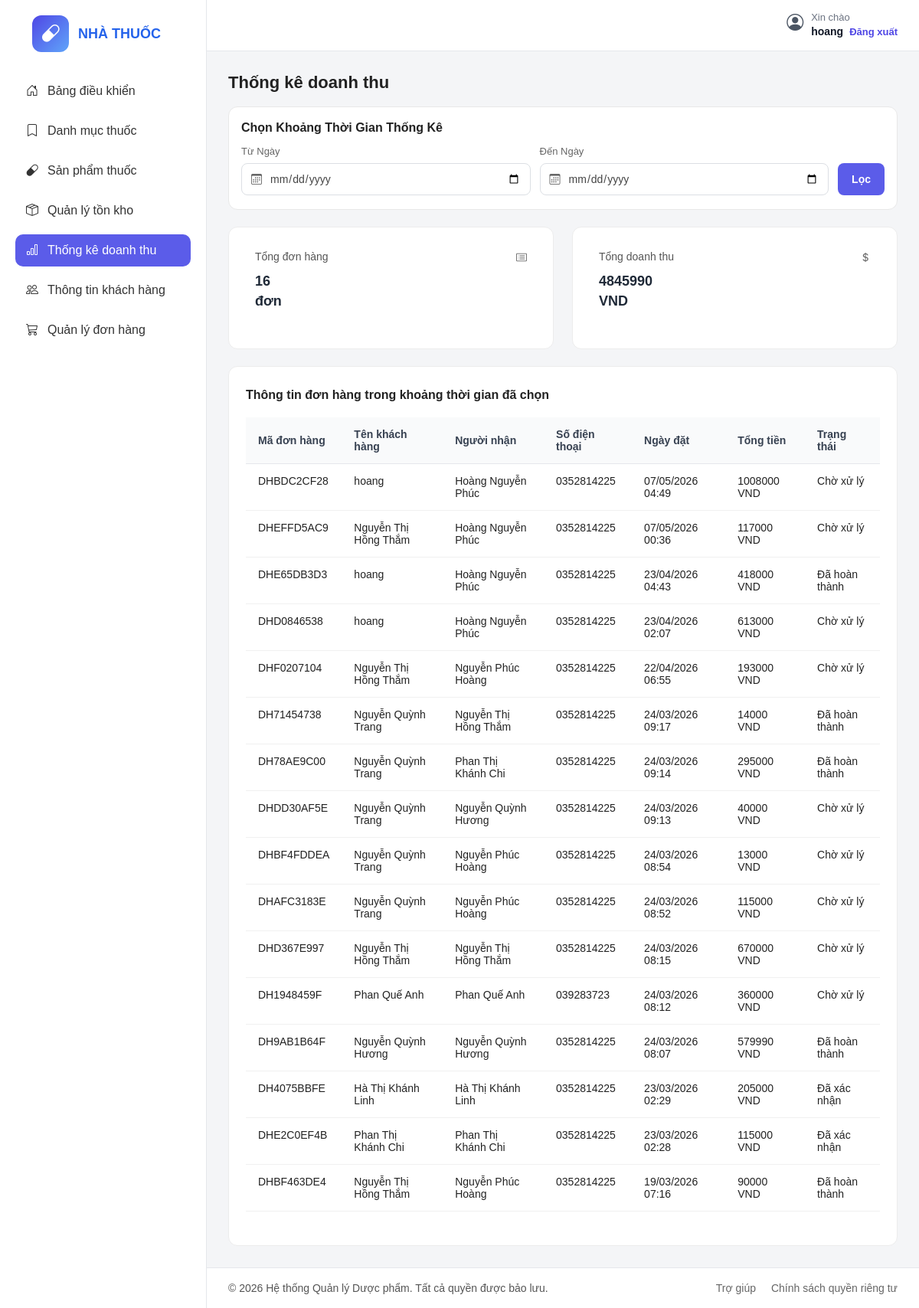
/dashboard/thong-ke/ (signed in), run on the app's committed database.
### core/models.py (models this page shows, shortened)
class Order(models.Model):
    STATUS_CHOICES = [
        ('pending', 'Chờ xử lý'),
        ('confirmed', 'Đã xác nhận'),
        ('completed', 'Đã hoàn thành'),
        ('cancelled', 'Đã hủy'),
    ]
    PAYMENT_CHOICES = [
        ('cash', 'Thanh toán tiền mặt'),
        ('bank', 'Thanh toán chuyển khoản'),
    ]
    customer = models.ForeignKey(Customer, on_delete=models.CASCADE)
    code = models.CharField(max_length=20, unique=True)
    status = models.CharField(max_length=20, choices=STATUS_CHOICES, default='pending')
    receiver_name = models.CharField(max_length=100)
    receiver_phone = models.CharField(max_length=20)
    delivery_address = models.CharField(max_length=255)
    subtotal = models.DecimalField(max_digits=12, decimal_places=2, default=0)
    note = models.TextField(blank=True)
    payment_method = models.CharField(max_length=20, choices=PAYMENT_CHOICES, default='cash')
    created_at = models.DateTimeField(auto_now_add=True)

class Customer(models.Model):
    user = models.OneToOneField(User, on_delete=models.CASCADE)
    full_name = models.CharField(max_length=100)
    address = models.CharField(max_length=255, blank=True)
    phone = models.CharField(max_length=20)
    avatar = models.ImageField(upload_to='avatars/', blank=True, null=True)

### core/views.py (the view)
# urls.py: path('dashboard/thong-ke/', views.admin_statistics, name='admin_statistics'),
@login_required
@user_passes_test(is_admin)
def admin_statistics(request):
    orders = Order.objects.select_related('customer').all().order_by('-created_at')
    start_date = request.GET.get('start_date')
    end_date = request.GET.get('end_date')
    if start_date:
        orders = orders.filter(created_at__date__gte=start_date)
    if end_date:
        orders = orders.filter(created_at__date__lte=end_date)
    total_orders = orders.count()
    total_revenue = orders.aggregate(total=Sum('subtotal'))['total'] or 0
    return render(request, 'admin_panel/thongke.html', {
        'orders': orders,
        'total_orders': total_orders,
        'total_revenue': total_revenue,
        'start_date': start_date,
        'end_date': end_date,
    })

### core/views.py (called while the page is built)
def is_admin(user):
    return user.is_staff

### templates/admin_panel/thongke.html (shortened to what this page needs)
{% load static %}
<!DOCTYPE html>
<html lang="vi">
<head>
  <link rel="stylesheet" href="{% static 'css/thongke.css' %}" />
  <link rel="stylesheet" href="https://cdn.jsdelivr.net/npm/bootstrap-icons@1.11.3/font/bootstrap-icons.min.css" />
</head>
<body>
  <div class="container">
    <aside class="sidebar">
      <div class="logo">
        <div class="logo-icon">
          <i class="bi bi-capsule"></i>
        </div>
        <div>
          <h2>NHÀ THUỐC</h2>
        </div>
      </div>
      <ul class="menu">
        <li><a href="{% url 'dashboard' %}"><i class="bi bi-house-door"></i> Bảng điều khiển</a></li>
        <li><a href="{% url 'admin_categories' %}"><i class="bi bi-bookmark"></i> Danh mục thuốc</a></li>
        <li><a href="{% url 'admin_products' %}"><i class="bi bi-capsule"></i> Sản phẩm thuốc</a></li>
        <li><a href="{% url 'admin_inventory' %}"><i class="bi bi-box-seam"></i> Quản lý tồn kho</a></li>
        <li class="active"><a href="{% url 'admin_statistics' %}"><i class="bi bi-bar-chart"></i> Thống kê doanh thu</a></li>
        <li><a href="{% url 'admin_customers' %}"><i class="bi bi-people"></i> Thông tin khách hàng</a></li>
        <li><a href="{% url 'admin_orders' %}"><i class="bi bi-cart3"></i>Quản lý đơn hàng</a></li>
      </ul>
    </aside>
    <main class="main-content">
      <header class="topbar">
        <div class="topbar-right">
          <div class="user-info user-info-vertical">
            <i class="bi bi-person-circle"></i>
            <div>
              <span>Xin chào</span>
              <strong>{{ user.get_full_name|default:user.username }}</strong>
              <a href="{% url 'logout' %}" class="logout-link">Đăng xuất</a>
            </div>
          </div>
        </div>
      </header>
    <section class="dashboard revenue-page">
      <h1>Thống kê doanh thu</h1>
      <form method="get" class="revenue-filter">
        <h3>Chọn Khoảng Thời Gian Thống Kê</h3>
        <div class="revenue-filter-row">
          <div class="revenue-input-group">
            <label for="fromDate">Từ Ngày</label>
            <div class="date-input">
              <i class="bi bi-calendar3"></i>
              <input type="date" id="fromDate" name="start_date" value="{{ start_date|default:'' }}">
            </div>
        </div>
        <div class="revenue-input-group">
          <label for="toDate">Đến Ngày</label>
          <div class="date-input">
            <i class="bi bi-calendar3"></i>
            <input type="date" id="toDate" name="end_date" value="{{ end_date|default:'' }}">
          </div>
        </div>
      <button type="submit" class="apply-filter-btn">Lọc</button>
    </div>
  </form>
  <div class="stats revenue-stats">
    <div class="card revenue-card">
      <div class="card-top">
        <p>Tổng đơn hàng</p>
        <i class="bi bi-card-list"></i>
      </div>
      <h2>{{ total_orders }}<br>đơn</h2>
    </div>
    <div class="card revenue-card">
      <div class="card-top">
        <p>Tổng doanh thu</p>
        <i class="bi bi-currency-dollar"></i>
      </div>
      <h2>{{ total_revenue|floatformat:0 }}<br>VND</h2>
    </div>
  </div>
  <div class="revenue-chart-box">
  <h2>Thông tin đơn hàng trong khoảng thời gian đã chọn</h2>
  <div class="table-wrapper">
    <table class="stats-table">
      <thead>
        <tr>
          <th>Mã đơn hàng</th>
          <th>Tên khách hàng</th>
          <th>Người nhận</th>
          <th>Số điện thoại</th>
          <th>Ngày đặt</th>
          <th>Tổng tiền</th>
          <th>Trạng thái</th>
        </tr>
      </thead>
      <tbody>
        {% for order in orders %}
        <tr>
          <td>{{ order.code }}</td>
          <td>{{ order.customer.full_name }}</td>
          <td>{{ order.receiver_name }}</td>
          <td>{{ order.receiver_phone }}</td>
          <td>{{ order.created_at|date:"d/m/Y H:i" }}</td>
          <td>{{ order.subtotal|floatformat:0 }} VND</td>
          <td>{{ order.get_status_display }}</td>
        </tr>
        {% empty %}
        <tr>
          <td colspan="7" class="empty-row">Không có đơn hàng nào trong khoảng thời gian này.</td>
        </tr>
        {% endfor %}
      </tbody>
    </table>
  </div>
</div>
</section>
      <footer class="footer">
        <p>© 2026 Hệ thống Quản lý Dược phẩm. Tất cả quyền được bảo lưu.</p>
        <div class="footer-links">
          <a href="#">Trợ giúp</a>
          <a href="#">Chính sách quyền riêng tư</a>
        </div>
      </footer>
    </main>
  </div>
</body>
</html>

### data on the page
Order: code "DHBDC2CF28", customer.full_name "hoang", receiver_name "Hoàng Nguyễn Phúc", receiver_phone "0352814225", created_at "07/05/2026 04:49", subtotal "1008000", status "Chờ xử lý"
Order: code "DHEFFD5AC9", customer.full_name "Nguyễn Thị Hồng Thắm", receiver_name "Hoàng Nguyễn Phúc", receiver_phone "0352814225", created_at "07/05/2026 00:36", subtotal "117000", status "Chờ xử lý"
Order: code "DHE65DB3D3", customer.full_name "hoang", receiver_name "Hoàng Nguyễn Phúc", receiver_phone "0352814225", created_at "23/04/2026 04:43", subtotal "418000", status "Đã hoàn thành"
Order: code "DHD0846538", customer.full_name "hoang", receiver_name "Hoàng Nguyễn Phúc", receiver_phone "0352814225", created_at "23/04/2026 02:07", subtotal "613000", status "Chờ xử lý"
Order: code "DHF0207104", customer.full_name "Nguyễn Thị Hồng Thắm", receiver_name "Nguyễn Phúc Hoàng", receiver_phone "0352814225", created_at "22/04/2026 06:55", subtotal "193000", status "Chờ xử lý"
Order: code "DH71454738", customer.full_name "Nguyễn Quỳnh Trang", receiver_name "Nguyễn Thị Hồng Thắm", receiver_phone "0352814225", created_at "24/03/2026 09:17", subtotal "14000", status "Đã hoàn thành"
Order: code "DH78AE9C00", customer.full_name "Nguyễn Quỳnh Trang", receiver_name "Phan Thị Khánh Chi", receiver_phone "0352814225", created_at "24/03/2026 09:14", subtotal "295000", status "Đã hoàn thành"
Order: code "DHDD30AF5E", customer.full_name "Nguyễn Quỳnh Trang", receiver_name "Nguyễn Quỳnh Hương", receiver_phone "0352814225", created_at "24/03/2026 09:13", subtotal "40000", status "Chờ xử lý"
Order: code "DHBF4FDDEA", customer.full_name "Nguyễn Quỳnh Trang", receiver_name "Nguyễn Phúc Hoàng", receiver_phone "0352814225", created_at "24/03/2026 08:54", subtotal "13000", status "Chờ xử lý"
Order: code "DHAFC3183E", customer.full_name "Nguyễn Quỳnh Trang", receiver_name "Nguyễn Phúc Hoàng", receiver_phone "0352814225", created_at "24/03/2026 08:52", subtotal "115000", status "Chờ xử lý"
Order: code "DHD367E997", customer.full_name "Nguyễn Thị Hồng Thắm", receiver_name "Nguyễn Thị Hồng Thắm", receiver_phone "0352814225", created_at "24/03/2026 08:15", subtotal "670000", status "Chờ xử lý"
Order: code "DH1948459F", customer.full_name "Phan Quế Anh", receiver_name "Phan Quế Anh", receiver_phone "039283723", created_at "24/03/2026 08:12", subtotal "360000", status "Chờ xử lý"
Order: code "DH9AB1B64F", customer.full_name "Nguyễn Quỳnh Hương", receiver_name "Nguyễn Quỳnh Hương", receiver_phone "0352814225", created_at "24/03/2026 08:07", subtotal "579990", status "Đã hoàn thành"
Order: code "DH4075BBFE", customer.full_name "Hà Thị Khánh Linh", receiver_name "Hà Thị Khánh Linh", receiver_phone "0352814225", created_at "23/03/2026 02:29", subtotal "205000", status "Đã xác nhận"
Order: code "DHE2C0EF4B", customer.full_name "Phan Thị Khánh Chi", receiver_name "Phan Thị Khánh Chi", receiver_phone "0352814225", created_at "23/03/2026 02:28", subtotal "115000", status "Đã xác nhận"
Order: code "DHBF463DE4", customer.full_name "Nguyễn Thị Hồng Thắm", receiver_name "Nguyễn Phúc Hoàng", receiver_phone "0352814225", created_at "19/03/2026 07:16", subtotal "90000", status "Đã hoàn thành"

### other printed values
{{ user.get_full_name|default:user.username }} "hoang"
{{ total_orders }} "16"
{{ total_revenue|floatformat:0 }} "4845990"
